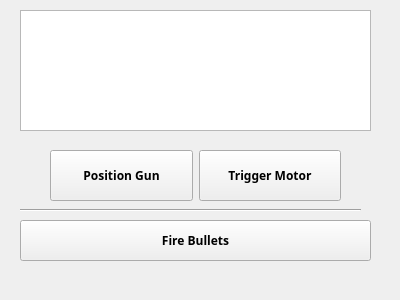
<?xml version="1.0" encoding="UTF-8"?>
<ui version="4.0">
 <class>NerfGunConsole</class>
 <widget class="QDockWidget" name="NerfGunConsole">
  <property name="geometry">
   <rect>
    <x>0</x>
    <y>0</y>
    <width>400</width>
    <height>300</height>
   </rect>
  </property>
  <property name="font">
   <font>
    <family>Fira Sans</family>
    <weight>75</weight>
    <bold>true</bold>
   </font>
  </property>
  <property name="windowTitle">
   <string>Nerf Gun Controller</string>
  </property>
  <widget class="QWidget" name="dockWidgetContents">
   <property name="autoFillBackground">
    <bool>false</bool>
   </property>
   <widget class="Line" name="line">
    <property name="geometry">
     <rect>
      <x>20</x>
      <y>200</y>
      <width>341</width>
      <height>20</height>
     </rect>
    </property>
    <property name="orientation">
     <enum>Qt::Horizontal</enum>
    </property>
   </widget>
   <widget class="QPushButton" name="pushButton">
    <property name="geometry">
     <rect>
      <x>20</x>
      <y>220</y>
      <width>351</width>
      <height>41</height>
     </rect>
    </property>
    <property name="text">
     <string>Fire Bullets</string>
    </property>
   </widget>
   <widget class="QWidget" name="horizontalLayoutWidget">
    <property name="geometry">
     <rect>
      <x>50</x>
      <y>150</y>
      <width>291</width>
      <height>51</height>
     </rect>
    </property>
    <layout class="QHBoxLayout" name="horizontalLayout">
     <item>
      <widget class="QPushButton" name="pushButton_4">
       <property name="sizePolicy">
        <sizepolicy hsizetype="Minimum" vsizetype="Minimum">
         <horstretch>0</horstretch>
         <verstretch>0</verstretch>
        </sizepolicy>
       </property>
       <property name="text">
        <string>Position Gun</string>
       </property>
      </widget>
     </item>
     <item>
      <widget class="QPushButton" name="pushButton_3">
       <property name="sizePolicy">
        <sizepolicy hsizetype="Minimum" vsizetype="Minimum">
         <horstretch>0</horstretch>
         <verstretch>0</verstretch>
        </sizepolicy>
       </property>
       <property name="text">
        <string>Trigger Motor</string>
       </property>
      </widget>
     </item>
    </layout>
   </widget>
   <widget class="QGraphicsView" name="graphicsView">
    <property name="geometry">
     <rect>
      <x>20</x>
      <y>10</y>
      <width>351</width>
      <height>121</height>
     </rect>
    </property>
   </widget>
  </widget>
 </widget>
 <resources/>
 <connections/>
</ui>
